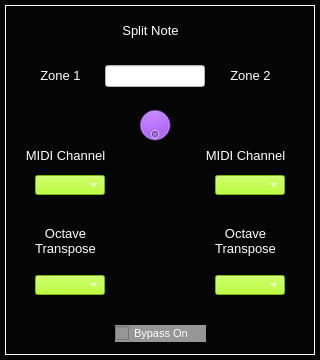
<?xml version="1.0" encoding="UTF-8"?>
<ui version="4.0">
 <class>Dialog_KeyboardMapper</class>
 <widget class="QDialog" name="Dialog_KeyboardMapper">
  <property name="geometry">
   <rect>
    <x>0</x>
    <y>0</y>
    <width>320</width>
    <height>360</height>
   </rect>
  </property>
  <property name="windowTitle">
   <string>Keyboard Mapper</string>
  </property>
  <property name="styleSheet">
   <string notr="true">background-color: rgb(5,5,5);</string>
  </property>
  <widget class="CustomFrame" name="frame_KeyboardMapper">
   <property name="geometry">
    <rect>
     <x>5</x>
     <y>5</y>
     <width>310</width>
     <height>350</height>
    </rect>
   </property>
   <property name="styleSheet">
    <string notr="true">color: rgb(255, 255, 255);</string>
   </property>
   <property name="frameShape">
    <enum>QFrame::Panel</enum>
   </property>
   <property name="frameShadow">
    <enum>QFrame::Plain</enum>
   </property>
   <property name="midLineWidth">
    <number>1</number>
   </property>
   <widget class="CustomComboBox" name="comboBox_KeyboardMapper_MidiChannelZone_1">
    <property name="geometry">
     <rect>
      <x>30</x>
      <y>170</y>
      <width>70</width>
      <height>20</height>
     </rect>
    </property>
    <property name="font">
     <font>
      <pointsize>8</pointsize>
     </font>
    </property>
    <property name="focusPolicy">
     <enum>Qt::NoFocus</enum>
    </property>
    <property name="styleSheet">
     <string notr="true">selection-background-color: rgb(255, 0, 0);
border-color: rgb(0, 0, 0);
background-color: rgb(170, 255, 0);
</string>
    </property>
    <property name="currentText">
     <string/>
    </property>
    <property name="currentIndex">
     <number>-1</number>
    </property>
    <property name="maxVisibleItems">
     <number>4</number>
    </property>
   </widget>
   <widget class="QLabel" name="label_32">
    <property name="geometry">
     <rect>
      <x>80</x>
      <y>10</y>
      <width>131</width>
      <height>31</height>
     </rect>
    </property>
    <property name="font">
     <font>
      <pointsize>10</pointsize>
     </font>
    </property>
    <property name="styleSheet">
     <string notr="true">color: rgb(255, 255, 255);</string>
    </property>
    <property name="text">
     <string>Split Note</string>
    </property>
    <property name="alignment">
     <set>Qt::AlignCenter</set>
    </property>
   </widget>
   <widget class="CustomDial" name="dial_KeyboardMapper_SplitNote">
    <property name="geometry">
     <rect>
      <x>130</x>
      <y>100</y>
      <width>40</width>
      <height>40</height>
     </rect>
    </property>
    <property name="focusPolicy">
     <enum>Qt::NoFocus</enum>
    </property>
    <property name="styleSheet">
     <string notr="true">background-color: rgb(170, 85, 255);</string>
    </property>
    <property name="maximum">
     <number>100</number>
    </property>
    <property name="value">
     <number>0</number>
    </property>
    <property name="wrapping">
     <bool>true</bool>
    </property>
    <property name="notchTarget">
     <double>8.000000000000000</double>
    </property>
    <property name="notchesVisible">
     <bool>false</bool>
    </property>
   </widget>
   <widget class="QLabel" name="label_33">
    <property name="geometry">
     <rect>
      <x>10</x>
      <y>140</y>
      <width>101</width>
      <height>21</height>
     </rect>
    </property>
    <property name="font">
     <font>
      <pointsize>10</pointsize>
     </font>
    </property>
    <property name="styleSheet">
     <string notr="true">color: rgb(255, 255, 255);</string>
    </property>
    <property name="text">
     <string>MIDI Channel</string>
    </property>
    <property name="alignment">
     <set>Qt::AlignCenter</set>
    </property>
   </widget>
   <widget class="QLabel" name="label_35">
    <property name="geometry">
     <rect>
      <x>30</x>
      <y>60</y>
      <width>51</width>
      <height>21</height>
     </rect>
    </property>
    <property name="font">
     <font>
      <pointsize>10</pointsize>
     </font>
    </property>
    <property name="styleSheet">
     <string notr="true">color: rgb(255, 255, 255);</string>
    </property>
    <property name="text">
     <string>Zone 1</string>
    </property>
    <property name="alignment">
     <set>Qt::AlignCenter</set>
    </property>
   </widget>
   <widget class="QLabel" name="label_36">
    <property name="geometry">
     <rect>
      <x>220</x>
      <y>60</y>
      <width>51</width>
      <height>21</height>
     </rect>
    </property>
    <property name="font">
     <font>
      <pointsize>10</pointsize>
     </font>
    </property>
    <property name="styleSheet">
     <string notr="true">color: rgb(255, 255, 255);</string>
    </property>
    <property name="text">
     <string>Zone 2</string>
    </property>
    <property name="alignment">
     <set>Qt::AlignCenter</set>
    </property>
   </widget>
   <widget class="QLineEdit" name="lineEdit_KeyboardMapper_SplitNote">
    <property name="geometry">
     <rect>
      <x>100</x>
      <y>60</y>
      <width>100</width>
      <height>22</height>
     </rect>
    </property>
    <property name="styleSheet">
     <string notr="true">background-color: rgb(255, 255, 255);
color: rgb(0, 0, 0);</string>
    </property>
    <property name="alignment">
     <set>Qt::AlignCenter</set>
    </property>
    <property name="readOnly">
     <bool>true</bool>
    </property>
   </widget>
   <widget class="CustomComboBox" name="comboBox_KeyboardMapper_MidiChannelZone_2">
    <property name="geometry">
     <rect>
      <x>210</x>
      <y>170</y>
      <width>70</width>
      <height>20</height>
     </rect>
    </property>
    <property name="font">
     <font>
      <pointsize>8</pointsize>
     </font>
    </property>
    <property name="focusPolicy">
     <enum>Qt::NoFocus</enum>
    </property>
    <property name="styleSheet">
     <string notr="true">selection-background-color: rgb(255, 0, 0);
border-color: rgb(0, 0, 0);
background-color: rgb(170, 255, 0);
</string>
    </property>
    <property name="currentText">
     <string/>
    </property>
    <property name="currentIndex">
     <number>-1</number>
    </property>
    <property name="maxVisibleItems">
     <number>4</number>
    </property>
   </widget>
   <widget class="QLabel" name="label_37">
    <property name="geometry">
     <rect>
      <x>190</x>
      <y>140</y>
      <width>101</width>
      <height>21</height>
     </rect>
    </property>
    <property name="font">
     <font>
      <pointsize>10</pointsize>
     </font>
    </property>
    <property name="styleSheet">
     <string notr="true">color: rgb(255, 255, 255);</string>
    </property>
    <property name="text">
     <string>MIDI Channel</string>
    </property>
    <property name="alignment">
     <set>Qt::AlignCenter</set>
    </property>
   </widget>
   <widget class="CustomComboBox" name="comboBox_KeyboardMapper_OctaveTransposeZone_1">
    <property name="geometry">
     <rect>
      <x>30</x>
      <y>270</y>
      <width>70</width>
      <height>20</height>
     </rect>
    </property>
    <property name="font">
     <font>
      <pointsize>8</pointsize>
     </font>
    </property>
    <property name="focusPolicy">
     <enum>Qt::NoFocus</enum>
    </property>
    <property name="styleSheet">
     <string notr="true">selection-background-color: rgb(255, 0, 0);
border-color: rgb(0, 0, 0);
background-color: rgb(170, 255, 0);
</string>
    </property>
    <property name="currentText">
     <string/>
    </property>
    <property name="currentIndex">
     <number>-1</number>
    </property>
    <property name="maxVisibleItems">
     <number>4</number>
    </property>
   </widget>
   <widget class="QLabel" name="label_34">
    <property name="geometry">
     <rect>
      <x>10</x>
      <y>210</y>
      <width>101</width>
      <height>51</height>
     </rect>
    </property>
    <property name="font">
     <font>
      <pointsize>10</pointsize>
     </font>
    </property>
    <property name="styleSheet">
     <string notr="true">color: rgb(255, 255, 255);</string>
    </property>
    <property name="text">
     <string>Octave
Transpose</string>
    </property>
    <property name="alignment">
     <set>Qt::AlignCenter</set>
    </property>
   </widget>
   <widget class="CustomComboBox" name="comboBox_KeyboardMapper_OctaveTransposeZone_2">
    <property name="geometry">
     <rect>
      <x>210</x>
      <y>270</y>
      <width>70</width>
      <height>20</height>
     </rect>
    </property>
    <property name="font">
     <font>
      <pointsize>8</pointsize>
     </font>
    </property>
    <property name="focusPolicy">
     <enum>Qt::NoFocus</enum>
    </property>
    <property name="styleSheet">
     <string notr="true">selection-background-color: rgb(255, 0, 0);
border-color: rgb(0, 0, 0);
background-color: rgb(170, 255, 0);
</string>
    </property>
    <property name="currentText">
     <string/>
    </property>
    <property name="currentIndex">
     <number>-1</number>
    </property>
    <property name="maxVisibleItems">
     <number>4</number>
    </property>
   </widget>
   <widget class="QLabel" name="label_38">
    <property name="geometry">
     <rect>
      <x>190</x>
      <y>210</y>
      <width>101</width>
      <height>51</height>
     </rect>
    </property>
    <property name="font">
     <font>
      <pointsize>10</pointsize>
     </font>
    </property>
    <property name="styleSheet">
     <string notr="true">color: rgb(255, 255, 255);</string>
    </property>
    <property name="text">
     <string>Octave
Transpose</string>
    </property>
    <property name="alignment">
     <set>Qt::AlignCenter</set>
    </property>
   </widget>
   <widget class="CustomCheckBox" name="checkBox_KeyboardMapper_BypassOn">
    <property name="geometry">
     <rect>
      <x>110</x>
      <y>320</y>
      <width>91</width>
      <height>17</height>
     </rect>
    </property>
    <property name="font">
     <font>
      <pointsize>8</pointsize>
     </font>
    </property>
    <property name="styleSheet">
     <string notr="true">background-color: rgb(150, 150, 150);</string>
    </property>
    <property name="text">
     <string>Bypass On</string>
    </property>
   </widget>
  </widget>
 </widget>
 <customwidgets>
  <customwidget>
   <class>CustomDial</class>
   <extends>QDial</extends>
   <header location="global">customdial.h</header>
  </customwidget>
  <customwidget>
   <class>CustomCheckBox</class>
   <extends>QCheckBox</extends>
   <header location="global">customcheckbox.h</header>
  </customwidget>
  <customwidget>
   <class>CustomComboBox</class>
   <extends>QComboBox</extends>
   <header location="global">customcombobox.h</header>
  </customwidget>
  <customwidget>
   <class>CustomFrame</class>
   <extends>QFrame</extends>
   <header location="global">customframe.h</header>
   <container>1</container>
  </customwidget>
 </customwidgets>
 <resources/>
 <connections/>
</ui>
